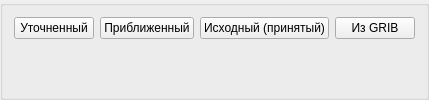
                 <widget class="QGroupBox" name="groupBox_bulletenType">
                  <property name="title">
                   <string/>
                  </property>
                  <layout class="QVBoxLayout" name="verticalLayout_bulletenType">
                   <item>
                    <layout class="QHBoxLayout" name="horizontalLayout_bulletenTypeBtns">
                     <property name="spacing">
                      <number>6</number>
                     </property>
                     <item>
                      <widget class="QPushButton" name="pushButton_updated">
                       <property name="text">
                        <string>Уточненный</string>
                       </property>
                      </widget>
                     </item>
                     <item>
                      <widget class="QPushButton" name="pushButton_approximate">
                       <property name="text">
                        <string>Приближенный</string>
                       </property>
                      </widget>
                     </item>
                     <item>
                      <widget class="QPushButton" name="pushButton_fromMeteoStat">
                       <property name="text">
                        <string>Исходный (принятый)</string>
                       </property>
                      </widget>
                     </item>
                     <item>
                      <widget class="QPushButton" name="pushButton_fromGrib">
                       <property name="text">
                        <string>Из GRIB</string>
                       </property>
                      </widget>
                     </item>
                    </layout>
                   </item>
                   <item>
                    <widget class="QLabel" name="labelGribStatus">
                     <property name="visible">
                      <bool>false</bool>
                     </property>
                     <property name="text">
                      <string/>
                     </property>
                     <property name="wordWrap">
                      <bool>true</bool>
                     </property>
                    </widget>
                   </item>
                  </layout>
                 </widget>
